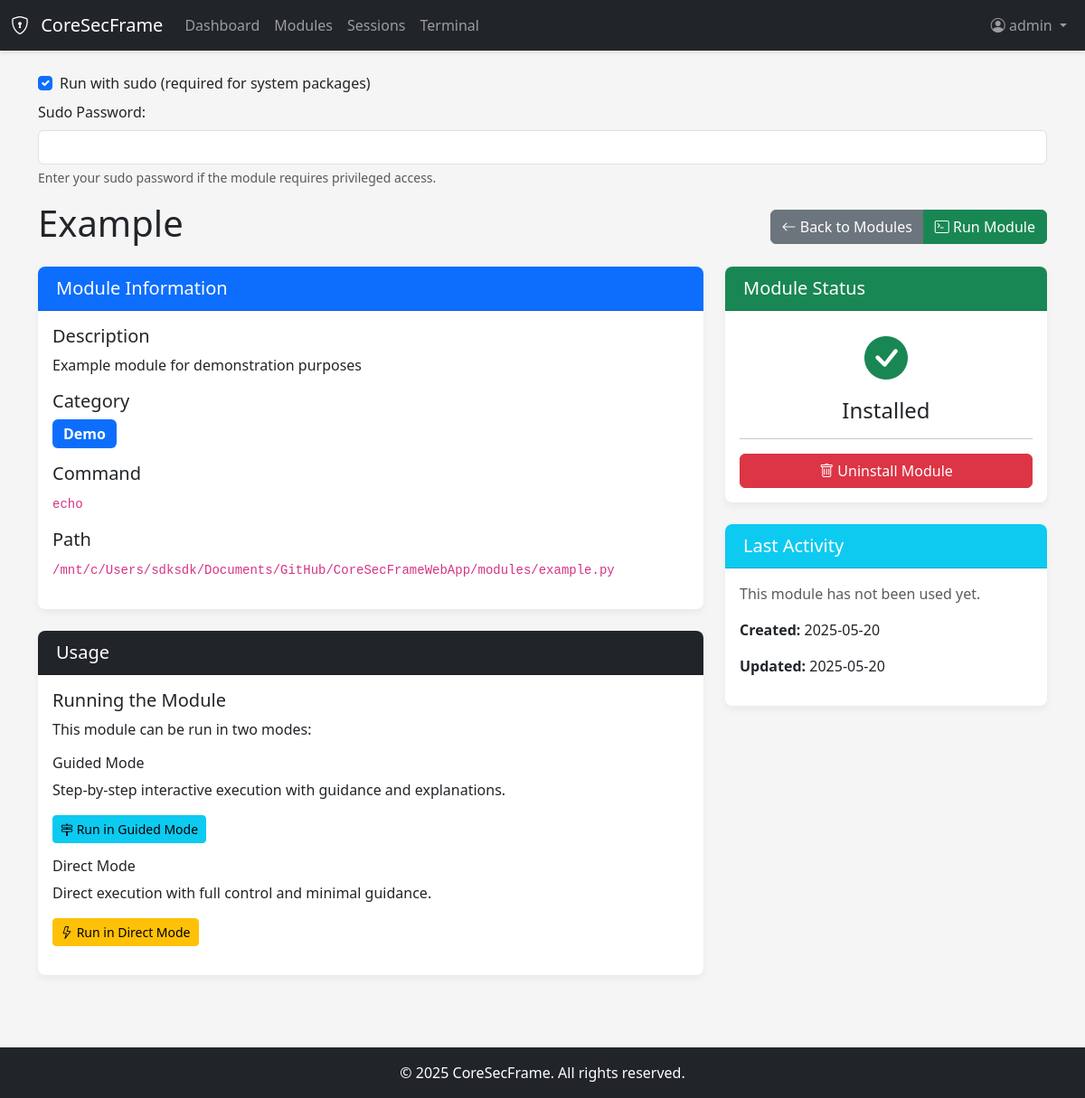
/modules/view/1 (signed in), run on an earlier commit of the app's database.
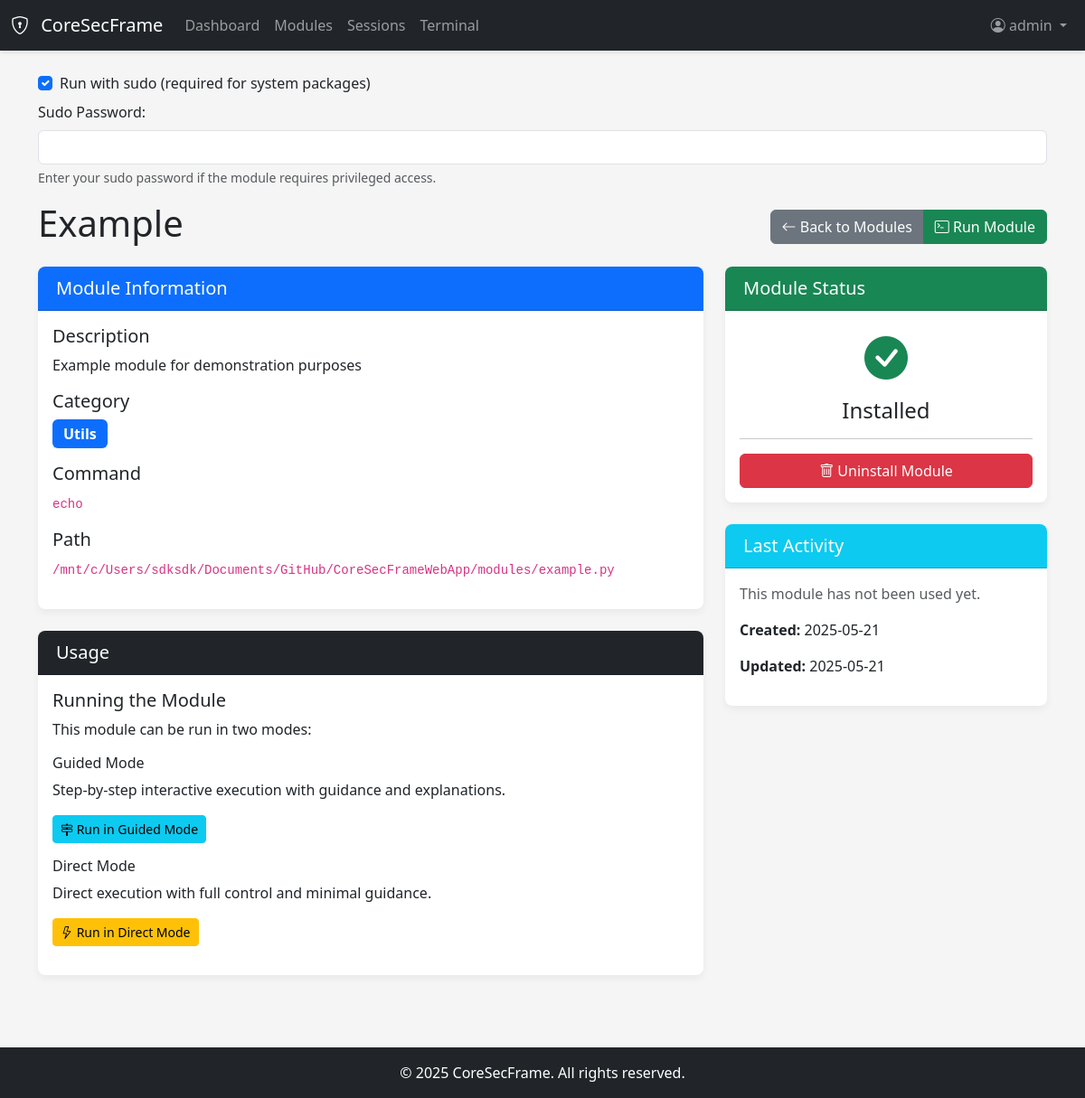
And on a later commit of the database.
### app/modules/models.py (models this page shows, shortened)
class Module(db.Model):
    id = db.Column(db.Integer, primary_key=True)
    name = db.Column(db.String(64), index=True, unique=True)
    description = db.Column(db.Text)
    category = db.Column(db.String(64), index=True)
    command = db.Column(db.String(128))
    remote_url = db.Column(db.String(256), nullable=True)
    local_path = db.Column(db.String(256))
    installed = db.Column(db.Boolean, default=False)
    installed_date = db.Column(db.DateTime, nullable=True)
    last_used = db.Column(db.DateTime, nullable=True)
    created_at = db.Column(db.DateTime, default=datetime.utcnow)
    updated_at = db.Column(db.DateTime, default=datetime.utcnow, onupdate=datetime.utcnow)

### app/modules/routes.py (the view)
@modules_bp.route('/view/<int:id>')
@login_required
def view(id):
    module = Module.query.get_or_404(id)
    return render_template('modules/view.html', title=f'Module: {module.name}', module=module)

### app/auth/models.py (called while the page is built)
@login_manager.user_loader
def load_user(id):
    return User.query.get(int(id))

    def is_admin(self):
        return self.role == 'admin'

### app/templates/modules/view.html (shortened to what the changed rows need)
{% extends "base.html" %}
{% block content %}
<div class="row mb-3">
    <div class="col-md-12 d-flex justify-content-between align-items-center">
        <h1>{{ module.name }}</h1>
        <div class="btn-group" role="group">
            <a href="{{ url_for('modules.index') }}" class="btn btn-secondary">
            </a>
            {% if module.installed %}
            <a href="{{ url_for('terminal.new') }}?module={{ module.name }}" class="btn btn-success">
            </a>
            {% endif %}
        </div>
    </div>
</div>
<div class="row">
    <div class="col-md-8">
        <div class="card mb-4">
            <div class="card-body">
                <div class="mb-3">
                    <h5>Description</h5>
                    <p>{{ module.description }}</p>
                </div>
                <div class="mb-3">
                    <h5>Category</h5>
                    <a href="{{ url_for('modules.category', name=module.category) }}"
                        class="badge bg-primary fs-6 text-decoration-none">
                        {{ module.category }}
                    </a>
                </div>
                <div class="mb-3">
                    <h5>Command</h5>
                    <code>{{ module.command }}</code>
                </div>
                <div class="mb-3">
                    <h5>Path</h5>
                    <code class="text-break">{{ module.local_path }}</code>
                </div>
            </div>
        </div>
    </div>
    <div class="col-md-4">
        <div class="card">
            <div class="card-body">
                {% if module.last_used %}
                <p><strong>Last Used:</strong> {{ module.last_used.strftime('%Y-%m-%d %H:%M:%S') }}</p>
                {% else %}
                <p class="text-muted">This module has not been used yet.</p>
                {% endif %}
                <p><strong>Created:</strong> {{ module.created_at.strftime('%Y-%m-%d') }}</p>
                <p><strong>Updated:</strong> {{ module.updated_at.strftime('%Y-%m-%d') }}</p>
            </div>
        </div>
    </div>
</div>
{% endblock %}

What changed in the data, as far as the page shows it:
changed Module "Example": category "Demo" → "Utils"; created_at "2025-05-20" → "2025-05-21"; updated_at "2025-05-20" → "2025-05-21"
